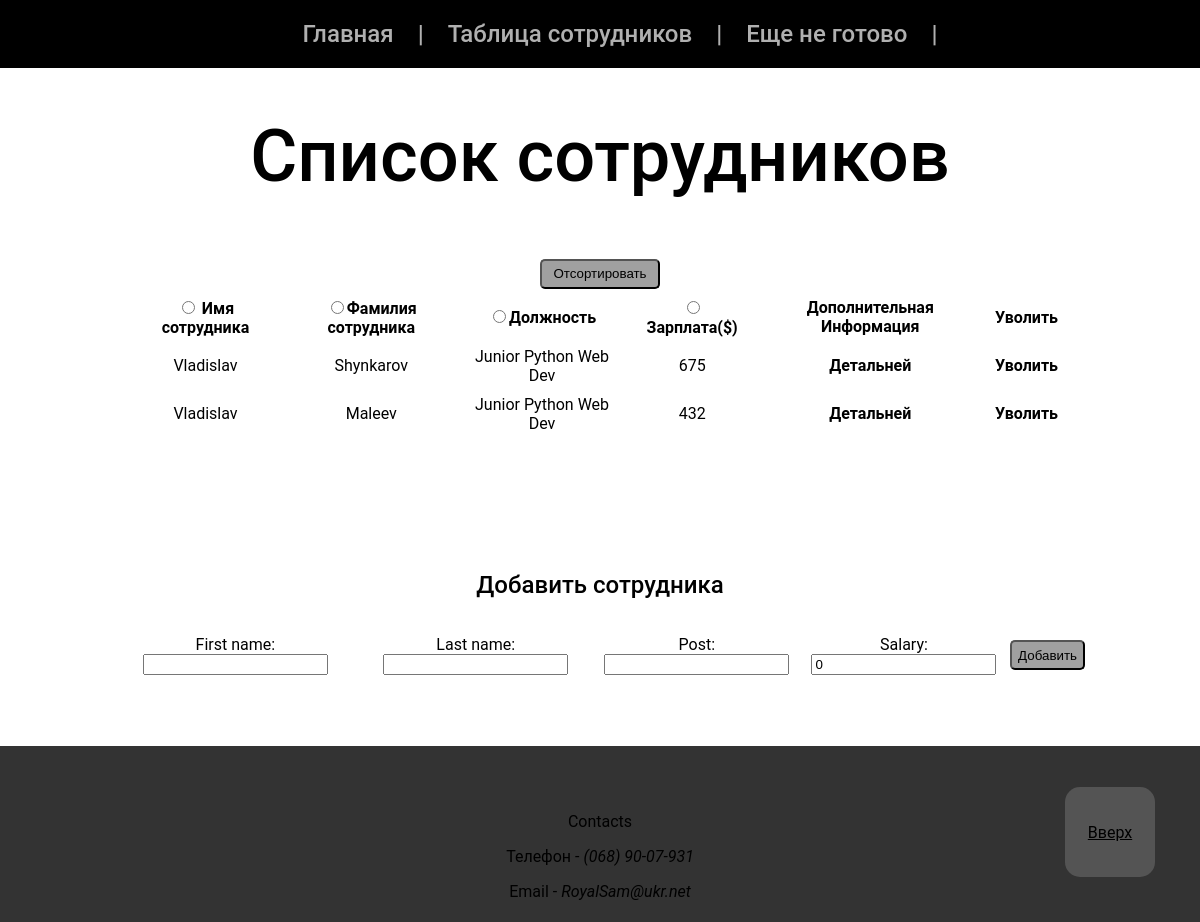
The page /staff/ on the database as committed earlier.
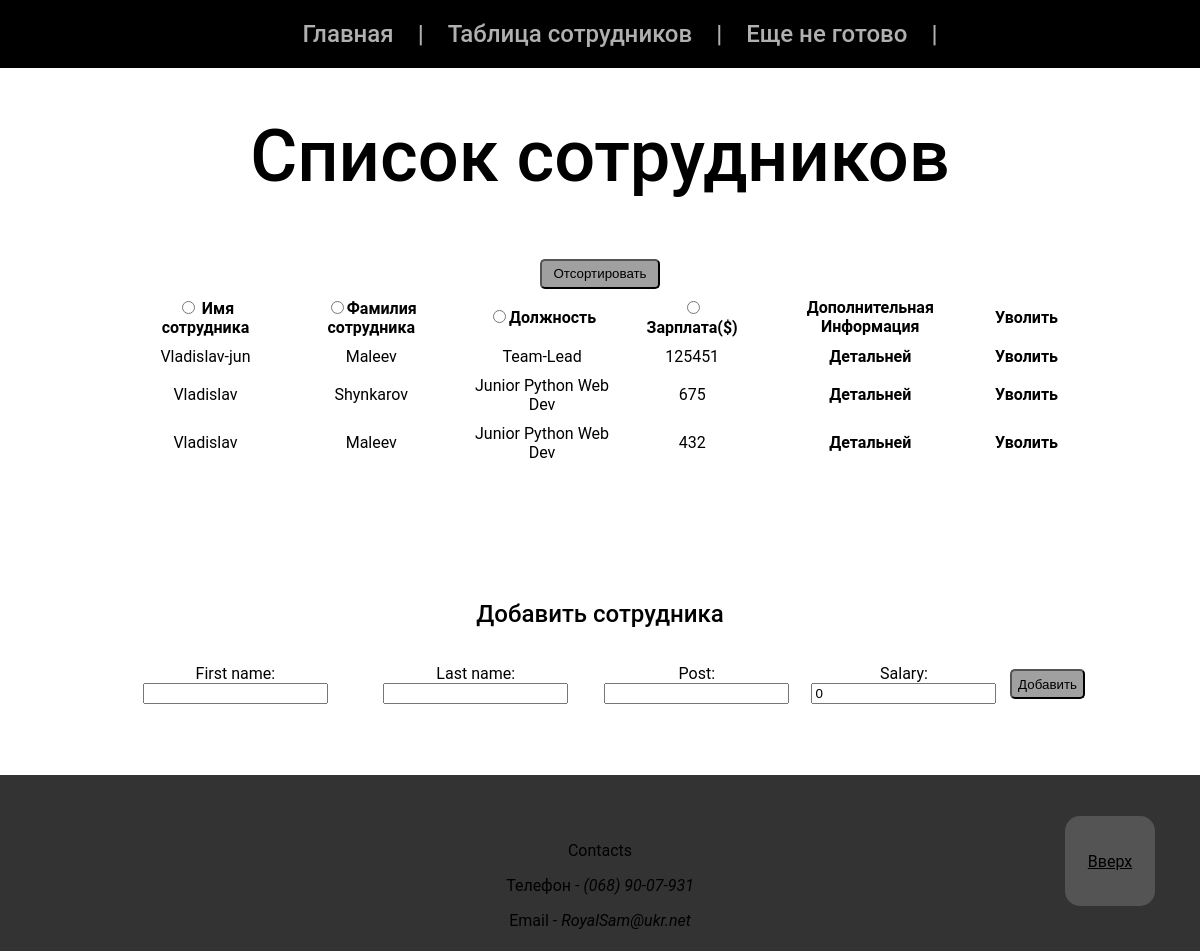
The same page on the database as committed later.
### staff/models.py (models this page shows, shortened)
class Employee(models.Model):
    first_name = models.CharField(max_length=20)
    last_name = models.CharField(max_length=20)
    post = models.CharField(max_length=40)
    salary = models.PositiveIntegerField(default=0, blank=False)

### staff/views.py (the view, shortened to what this page needs)
# urls.py: path('', views.index, name='index'),
def index(requests):
    obj = Employee.objects.order_by('-salary')
    form = EmployeeForm()
    error = ''
    context = {
        'employee_list': obj,
        'form': form,
        'error_message': error
    }
    return render(requests, 'staff/index.html', context)

### staff/forms.py (shortened to what this page needs)
class EmployeeForm(forms.ModelForm):
    class Meta:
        model = Employee
        fields = [
            'first_name',
            'last_name',
            'post',
            'salary'
        ]

### staff/templates/staff/index.html (shortened to what this page needs)
<!DOCTYPE html>
<html lang="en">
<head>
    {% load static %}
    <link rel="stylesheet" type="text/css" href="{% static 'staff/index.css' %}">
</head>
<body>
{% include 'staff/basehead.html' %}
<main class="content">
    <section class="list__of__employer">
        <div class="container">
            <div class="emp__list">
                <h1 class="h1">Список сотрудников</h1>
                {% if employee_list %}
                    <table class="table__main">
                        <form action="." method="post"> {% csrf_token %}
                            <input type="submit" name="save" id="save" value="Отсортировать" class="button__save__top">
                            <tr>
                                <th class="th__top">
                                    <input type="radio" name="th_choice" value="first_name" id="first_name">
                                    <label for="first_name">Имя сотрудника</label></th>
                                <th class="th__top"><input type="radio" name="th_choice"
                                                           value="last_name" id="last_name"><label for="last_name">Фамилия
                                    сотрудника</label></th>
                                <th class="th__top"><input type="radio" name="th_choice" value="post"
                                                           id="post"><label for="post">Должность</label></th>
                                <th class="th__top"><input type="radio" name="th_choice" value="salary"
                                                           id="salary"> <label for="salary">Зарплата($)</label></th>
                                <th class="th__top">Дополнительная Информация</th>
                                <th class="th__top">Уволить</th>
                            </tr>
                        </form>
                        {% for emp in employee_list %}
                            <tr>
                                <td>{{ emp.first_name }}</td>
                                <td>{{ emp.last_name }}</td>
                                <td>{{ emp.post }}</td>
                                <td>{{ emp.salary }}</td>
                                <th><a href="{% url 'mpage:staff:detail' emp.id %}" class="a__main">Детальней</a></th>
                                <th><a href="{% url 'mpage:staff:dismiss' emp.id %}" class="a__main">Уволить</a></th>
                            </tr>
                        {% endfor %}
                    </table>
                {% else %}
                    <h1 class="error__m">Список сотрудников пуст</h1>
                {% endif %}
            </div>
        </div>
    </section>
    <section class="post__met">
        <div class="container">
            <div class="post__method">
                <h2 class="h2">Добавить сотрудника</h2>
                <form action="{% url 'mpage:staff:index' %}" method="post" class="form__add"> {% csrf_token %}
                    {{ form.as_p }}
                    <input type="submit" name="save" id="save" value="Добавить" class="button__save">
                </form>
            </div>
        </div>
    </section>
</main>
{% include 'staff/basefootler.html' %}
</body>
</html>

Rows that differ between the two databases and show on the page:
added Employee: first_name "Vladislav-jun", last_name "Maleev", post "Team-Lead", salary "125451"
